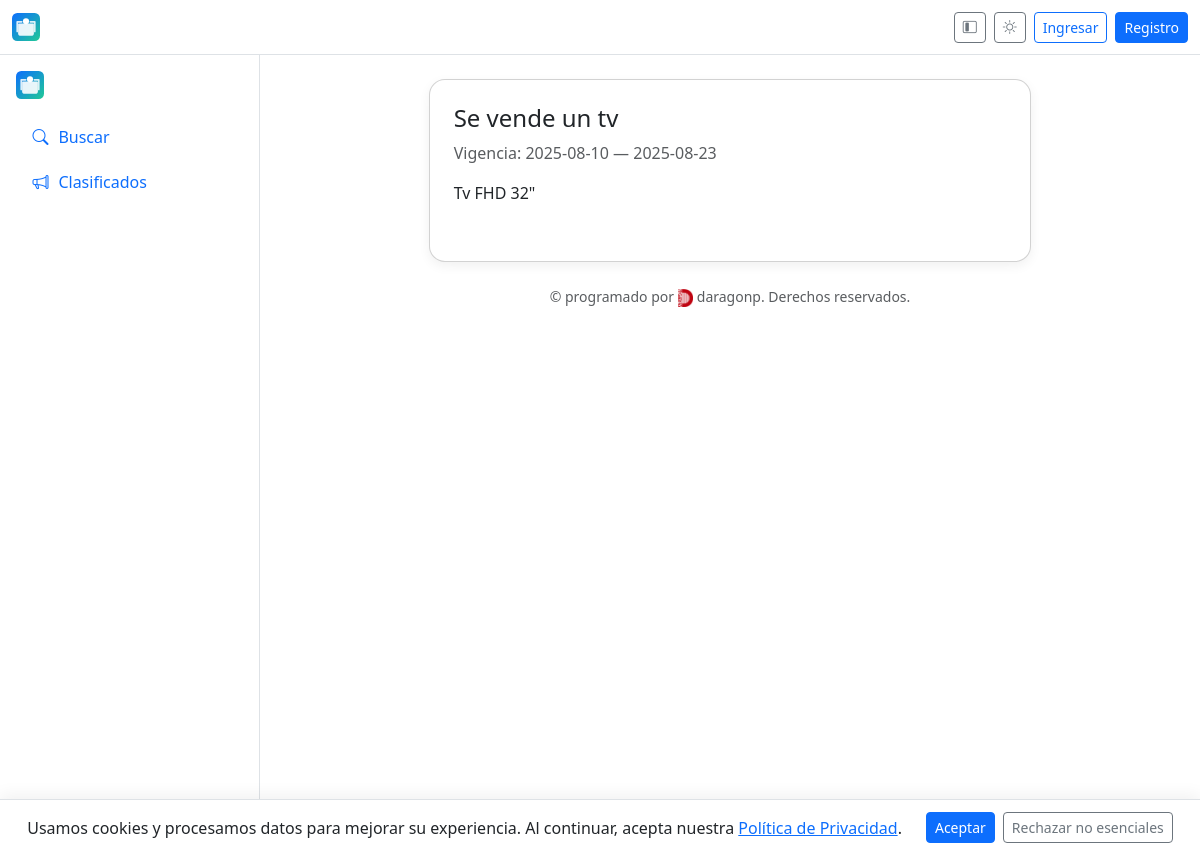
The app's page /clasificados/detail/2 with its own data.
### app/models.py (models this page shows, shortened)
class Classified(db.Model):
    __tablename__ = "classified"
    id = db.Column(db.Integer, primary_key=True)
    title = db.Column(db.String(200), nullable=False)
    description = db.Column(db.Text)
    start_date = db.Column(db.Date)
    end_date = db.Column(db.Date)
    owner_id = db.Column(db.Integer, db.ForeignKey("user.id"), nullable=False)
    status = db.Column(db.String(20), default=ServiceStatus.PENDING.value)
    is_active = db.Column(db.Boolean, default=False)
    is_deleted = db.Column(db.Boolean, default=False)
    created_at = db.Column(db.DateTime, default=datetime.utcnow)
    approved_by = db.Column(db.Integer, db.ForeignKey("user.id"))
    approved_at = db.Column(db.DateTime)
    rejected_by = db.Column(db.Integer, db.ForeignKey("user.id"))
    rejected_at = db.Column(db.DateTime)

### app/classifieds.py (the view)
@classifieds_bp.route("/detail/<int:cid>")
def detail(cid):
    c = Classified.query.get_or_404(cid)
    if not c.is_deleted and (c.is_active and c.status==ServiceStatus.APPROVED.value or (current_user.is_authenticated and (current_user.id==c.owner_id or _is_admin()))):
        return render_template("classifieds/detail.html", c=c)
    flash("Clasificado no disponible.", "warning")
    return redirect(url_for("classifieds.public_list"))

### app/templates/classifieds/detail.html (shortened to what this page needs)
{% extends "base.html" %}
{% block content %}
<div class="row">
  <div class="col-lg-8 mx-auto">
    <div class="card card-shadow p-4">
      <h1 class="h4">{{ c.title }}</h1>
      <p class="text-body-secondary">Vigencia: {{ c.start_date }} — {{ c.end_date }}</p>
      <p>{{ c.description | replace('\n','<br>') | safe }}</p>
    </div>
  </div>
</div>
{% endblock %}

### app/static/css/style.css (style rules this page uses)
.card-shadow { box-shadow: 0 10px 20px rgba(0,0,0,.05); border-radius:1rem; }

### app/templates/base.html (style rules this page uses)
.card-shadow { box-shadow: 0 0.25rem 0.75rem rgba(0,0,0,.06); }

### records on screen
Classified: title "Se vende un tv", start_date "2025-08-10", end_date "2025-08-23", description "Tv FHD 32\""
